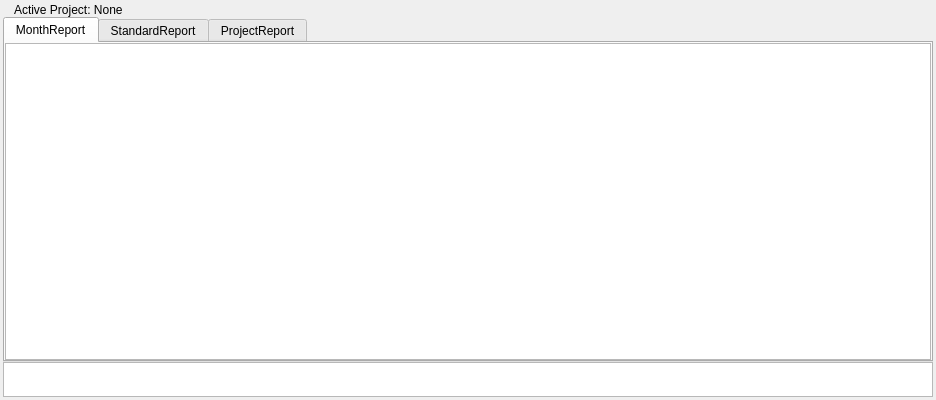
<?xml version="1.0" encoding="UTF-8"?>
<ui version="4.0">
 <class>ProjectBooking</class>
 <widget class="QWidget" name="ProjectBooking">
  <property name="geometry">
   <rect>
    <x>0</x>
    <y>0</y>
    <width>936</width>
    <height>400</height>
   </rect>
  </property>
  <property name="sizePolicy">
   <sizepolicy hsizetype="Preferred" vsizetype="Preferred">
    <horstretch>0</horstretch>
    <verstretch>0</verstretch>
   </sizepolicy>
  </property>
  <property name="minimumSize">
   <size>
    <width>0</width>
    <height>0</height>
   </size>
  </property>
  <property name="windowTitle">
   <string>ProjectBooking</string>
  </property>
  <layout class="QGridLayout" name="gridLayout_2">
   <property name="leftMargin">
    <number>3</number>
   </property>
   <property name="topMargin">
    <number>3</number>
   </property>
   <property name="rightMargin">
    <number>3</number>
   </property>
   <property name="bottomMargin">
    <number>3</number>
   </property>
   <property name="spacing">
    <number>0</number>
   </property>
   <item row="0" column="0" colspan="2">
    <widget class="QWidget" name="CurrentProject" native="true">
     <property name="sizePolicy">
      <sizepolicy hsizetype="Preferred" vsizetype="Preferred">
       <horstretch>0</horstretch>
       <verstretch>0</verstretch>
      </sizepolicy>
     </property>
     <layout class="QGridLayout" name="gridLayout">
      <property name="leftMargin">
       <number>11</number>
      </property>
      <property name="topMargin">
       <number>0</number>
      </property>
      <property name="rightMargin">
       <number>0</number>
      </property>
      <property name="bottomMargin">
       <number>0</number>
      </property>
      <property name="spacing">
       <number>0</number>
      </property>
      <item row="0" column="0">
       <widget class="QLabel" name="ActiveProject">
        <property name="maximumSize">
         <size>
          <width>16777215</width>
          <height>20</height>
         </size>
        </property>
        <property name="contextMenuPolicy">
         <enum>Qt::CustomContextMenu</enum>
        </property>
        <property name="text">
         <string>Active Project: None</string>
        </property>
       </widget>
      </item>
     </layout>
    </widget>
   </item>
   <item row="1" column="0">
    <widget class="QTabWidget" name="MainWindow">
     <property name="currentIndex">
      <number>0</number>
     </property>
     <widget class="QWidget" name="MonthReport">
      <attribute name="title">
       <string>MonthReport</string>
      </attribute>
      <layout class="QGridLayout" name="MonthReportLayout">
       <property name="leftMargin">
        <number>0</number>
       </property>
       <property name="topMargin">
        <number>0</number>
       </property>
       <property name="rightMargin">
        <number>0</number>
       </property>
       <property name="bottomMargin">
        <number>0</number>
       </property>
       <property name="spacing">
        <number>0</number>
       </property>
       <item row="0" column="0">
        <widget class="QTreeWidget" name="MonthReportView">
         <property name="contextMenuPolicy">
          <enum>Qt::CustomContextMenu</enum>
         </property>
         <property name="indentation">
          <number>15</number>
         </property>
         <property name="animated">
          <bool>true</bool>
         </property>
         <property name="expandsOnDoubleClick">
          <bool>true</bool>
         </property>
         <attribute name="headerVisible">
          <bool>false</bool>
         </attribute>
         <column>
          <property name="text">
           <string notr="true">1</string>
          </property>
         </column>
        </widget>
       </item>
      </layout>
     </widget>
     <widget class="QWidget" name="StandardReport">
      <attribute name="title">
       <string>StandardReport</string>
      </attribute>
      <layout class="QGridLayout" name="StandardReportLayout">
       <property name="leftMargin">
        <number>0</number>
       </property>
       <property name="topMargin">
        <number>0</number>
       </property>
       <property name="rightMargin">
        <number>0</number>
       </property>
       <property name="bottomMargin">
        <number>0</number>
       </property>
       <property name="spacing">
        <number>0</number>
       </property>
       <item row="0" column="0">
        <widget class="QListWidget" name="StandardReportView">
         <property name="contextMenuPolicy">
          <enum>Qt::CustomContextMenu</enum>
         </property>
        </widget>
       </item>
      </layout>
     </widget>
     <widget class="QWidget" name="ProjectReport">
      <attribute name="title">
       <string>ProjectReport</string>
      </attribute>
      <layout class="QGridLayout" name="ProjectReportLayout">
       <property name="leftMargin">
        <number>0</number>
       </property>
       <property name="topMargin">
        <number>0</number>
       </property>
       <property name="rightMargin">
        <number>0</number>
       </property>
       <property name="bottomMargin">
        <number>0</number>
       </property>
       <property name="spacing">
        <number>0</number>
       </property>
       <item row="0" column="0">
        <widget class="QListWidget" name="ProjectReportView">
         <property name="contextMenuPolicy">
          <enum>Qt::CustomContextMenu</enum>
         </property>
        </widget>
       </item>
      </layout>
     </widget>
    </widget>
   </item>
   <item row="1" column="1">
    <widget class="QWidget" name="ActionsMenu" native="true">
     <property name="sizePolicy">
      <sizepolicy hsizetype="Minimum" vsizetype="Minimum">
       <horstretch>0</horstretch>
       <verstretch>0</verstretch>
      </sizepolicy>
     </property>
     <property name="minimumSize">
      <size>
       <width>0</width>
       <height>0</height>
      </size>
     </property>
     <property name="maximumSize">
      <size>
       <width>150</width>
       <height>16777215</height>
      </size>
     </property>
     <property name="sizeIncrement">
      <size>
       <width>0</width>
       <height>0</height>
      </size>
     </property>
     <property name="baseSize">
      <size>
       <width>0</width>
       <height>0</height>
      </size>
     </property>
    </widget>
   </item>
   <item row="2" column="0" colspan="2">
    <widget class="QWidget" name="Status" native="true">
     <property name="sizePolicy">
      <sizepolicy hsizetype="Expanding" vsizetype="Expanding">
       <horstretch>0</horstretch>
       <verstretch>0</verstretch>
      </sizepolicy>
     </property>
     <property name="minimumSize">
      <size>
       <width>0</width>
       <height>0</height>
      </size>
     </property>
     <property name="maximumSize">
      <size>
       <width>16777215</width>
       <height>35</height>
      </size>
     </property>
     <property name="sizeIncrement">
      <size>
       <width>0</width>
       <height>0</height>
      </size>
     </property>
     <property name="baseSize">
      <size>
       <width>0</width>
       <height>0</height>
      </size>
     </property>
     <layout class="QVBoxLayout" name="StatusLayout">
      <property name="spacing">
       <number>0</number>
      </property>
      <property name="leftMargin">
       <number>0</number>
      </property>
      <property name="topMargin">
       <number>0</number>
      </property>
      <property name="rightMargin">
       <number>0</number>
      </property>
      <property name="bottomMargin">
       <number>0</number>
      </property>
      <item>
       <widget class="QListWidget" name="StatusList">
        <property name="maximumSize">
         <size>
          <width>16777215</width>
          <height>35</height>
         </size>
        </property>
        <property name="editTriggers">
         <set>QAbstractItemView::NoEditTriggers</set>
        </property>
        <property name="batchSize">
         <number>20</number>
        </property>
       </widget>
      </item>
     </layout>
    </widget>
   </item>
  </layout>
  <zorder>MainWindow</zorder>
  <zorder>CurrentProject</zorder>
  <zorder>Status</zorder>
  <zorder>ActionsMenu</zorder>
 </widget>
 <layoutdefault spacing="6" margin="11"/>
 <resources/>
 <connections/>
</ui>
